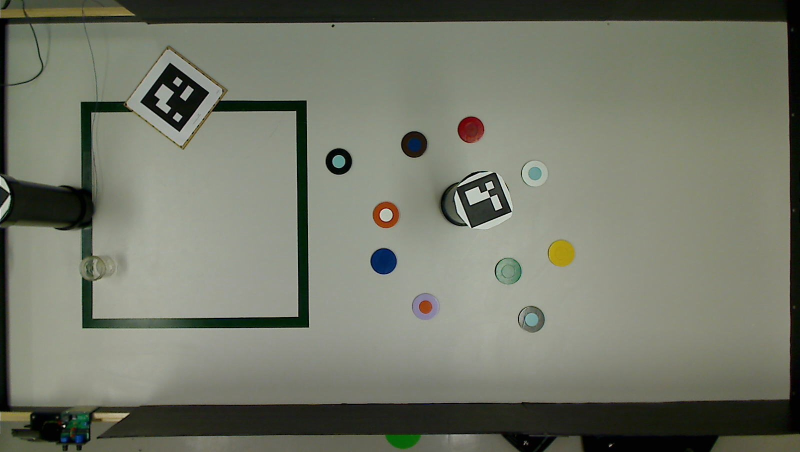
#> input picture scripts/src/detection/utils/new_monde2.jpg, 1600 x 904 px (shown at 1/2 size)
$ python track_bar_color.py
#> lines starting #> are read from the running program, lines starting #| are printed output that depends on the picture
import cv2
import numpy as np
import stack_images


class TrackBarDetection:

    def on_track_bar_change(self, value):
        print(self, value)

    def start_track_bar(self):
        cv2.namedWindow("TrackBars")
        cv2.resizeWindow("TrackBars", 640, 240)
        cv2.createTrackbar("Hue Min", "TrackBars", 0, 179, self.on_track_bar_change)
        cv2.createTrackbar("Hue Max", "TrackBars", 179, 179, self.on_track_bar_change)
        cv2.createTrackbar("Sat Min", "TrackBars", 0, 255, self.on_track_bar_change)
        cv2.createTrackbar("Sat Max", "TrackBars", 255, 255, self.on_track_bar_change)
        cv2.createTrackbar("Val Min", "TrackBars", 0, 255, self.on_track_bar_change)
        cv2.createTrackbar("Val Max", "TrackBars", 255, 255, self.on_track_bar_change)

        image_camera_monde = cv2.imread("new_monde2.jpg")
#> image_camera_monde is the input picture: shape (904, 1600, 3); mean B, G, R 105.3, 119.4, 115.9

        GLARE_MIN = np.array([0, 0, 20],np.uint8)
        GLARE_MAX = np.array([0, 0, 255],np.uint8)

        hsv_img = cv2.cvtColor(image_camera_monde,cv2.COLOR_BGR2HSV)
#> hsv_img: shape (904, 1600, 3); mean H, S, V 39.3, 43.9, 120

        frame_threshed = cv2.inRange(hsv_img, GLARE_MIN, GLARE_MAX)
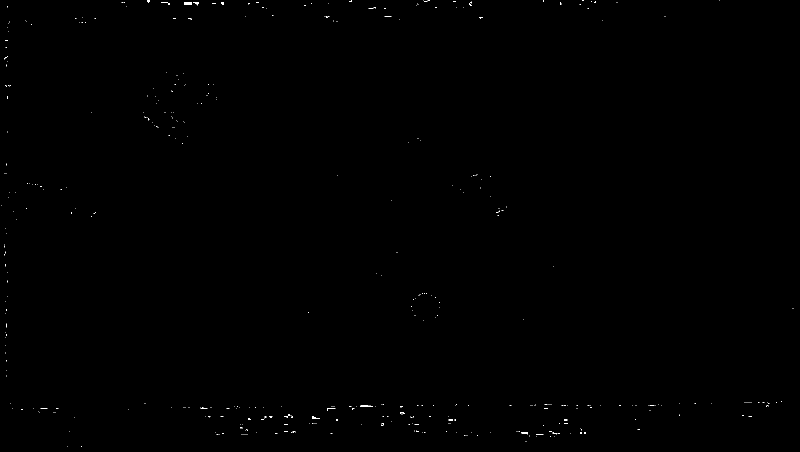
#> frame_threshed: shape (904, 1600) (shown at 1/2 size); 0.12% white in thin lines or dots

        result = cv2.inpaint(image_camera_monde, frame_threshed, 0.6, cv2.INPAINT_TELEA)
        lab1 = cv2.cvtColor(result, cv2.COLOR_BGR2LAB)
#> lab1: shape (904, 1600, 3); mean of channels 0, 1, 2 124.5, 124.1, 135.3
        lab_planes1 = cv2.split(lab1)
        clahe1 = cv2.createCLAHE(clipLimit=2.0,tileGridSize=(8,8))
#> (the run stopped early here; a loop or call above may not have finished)
